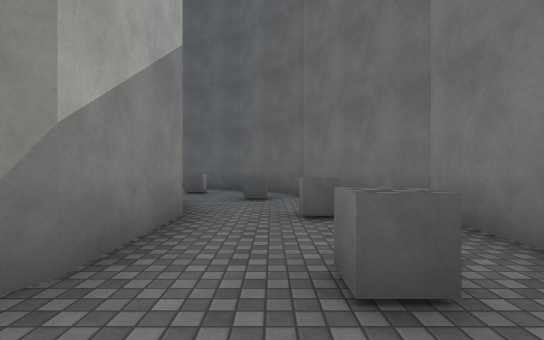
view 1 (above)

14 first-person views from a walk through a Unity game level. The camera is 1.3 m above the floor, looks level and sees 85° across. The floor is counted in squares, 2 m on a side. Each view is taken from the middle of a square. On the plan, view 1 faces up. The plan holds only what a view shows up to about 9 squares ahead; the rest is blank. The place goes on beyond the plan. The player character is not drawn. Surface patterns are stand-ins for the level's own textures.

view 2
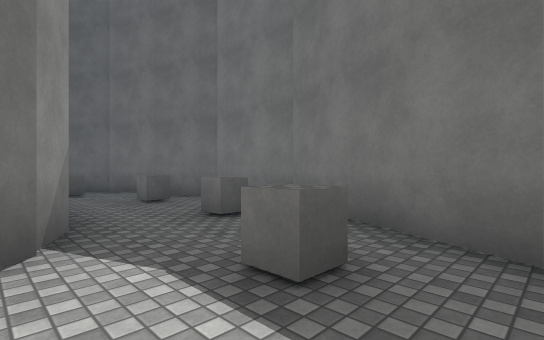

view 3
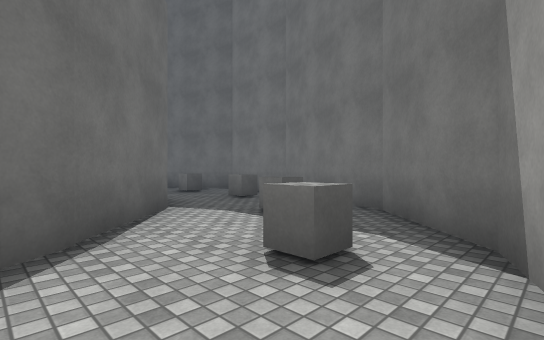

view 4
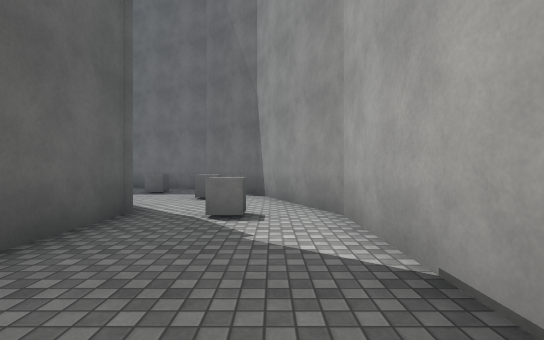

view 5
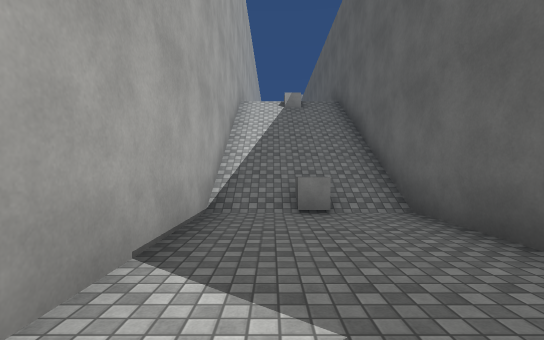

view 6
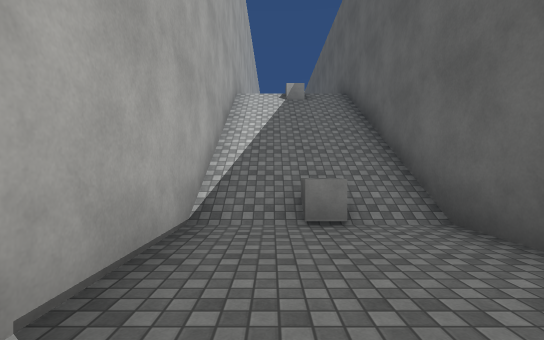

view 7
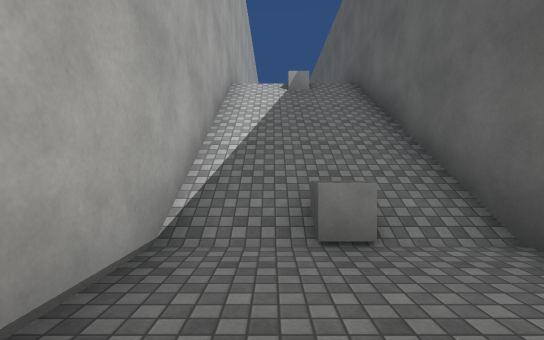

view 8
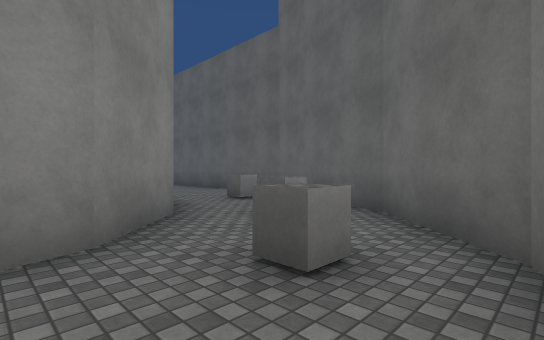

view 9
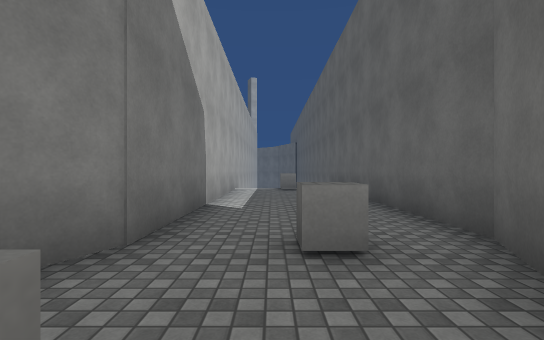

view 10
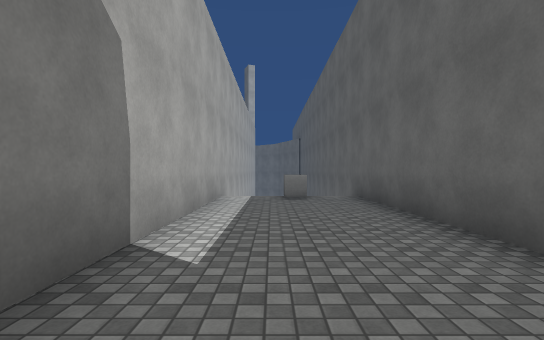

view 11
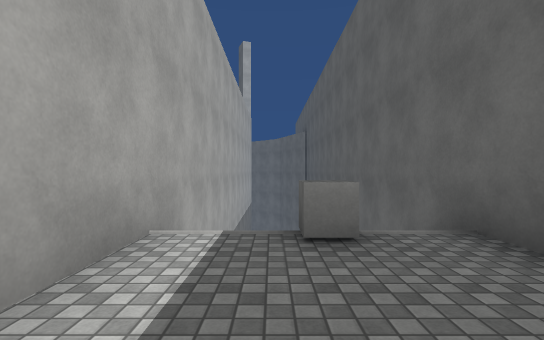

view 12
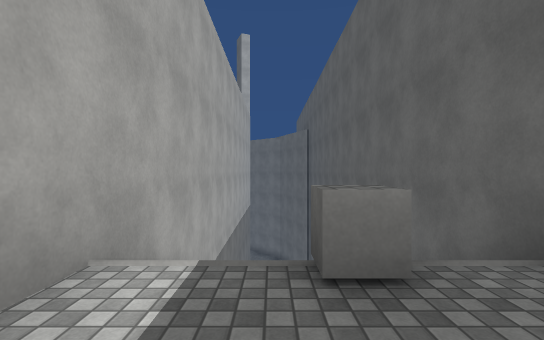

view 13
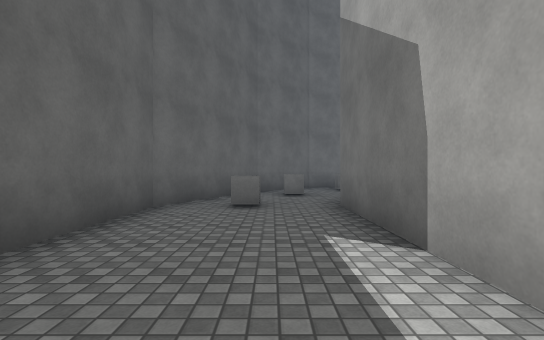

view 14
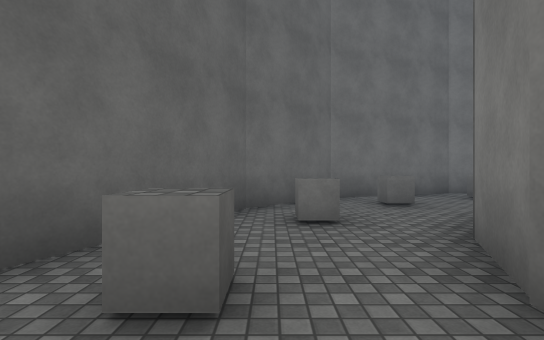

### Floor plan
Key: @ floor where view 1 was taken; # wall or solid block; x gap in a wall; . main floor; : floor 5.75 m higher than the main floor; / step, stairs or slope; O other object.
Columns run from 16 left of view 1 to 3 right of it. Each row starts with its distance up from view 1.
 11  ##############
 10     /.........###
  9     O.......O...##
  8 /////.........O..#
  7  #############..O##
  6              ##...#
  5               #...##
  4               #..O.#
  3               #....#
  2               #..O.#
  1              ##...##
  0             ##..@.#
 -1 #############..O.##
 -2  ://///....x.....#
 -3  :O///O....O..O.##
 -4  ://///.......###
 -5 ###############

Where each view was taken, in squares from view 1:
view 1: 0 up, 0 right, facing up
view 2: 2 down, 2 left, facing up-right
view 3: 4 down, 4 left, facing up-right
view 4: 4 down, 9 left, facing right
view 5: 4 down, 5 left, facing left
view 6: 4 down, 6 left, facing left
view 7: 4 down, 7 left, facing left
view 8: 5 up, 1 right, facing up-left
view 9: 9 up, 2 left, facing left
view 10: 9 up, 5 left, facing left
view 11: 9 up, 9 left, facing left
view 12: 9 up, 10 left, facing left
view 13: 9 up, 10 left, facing right
view 14: 9 up, 6 left, facing right
